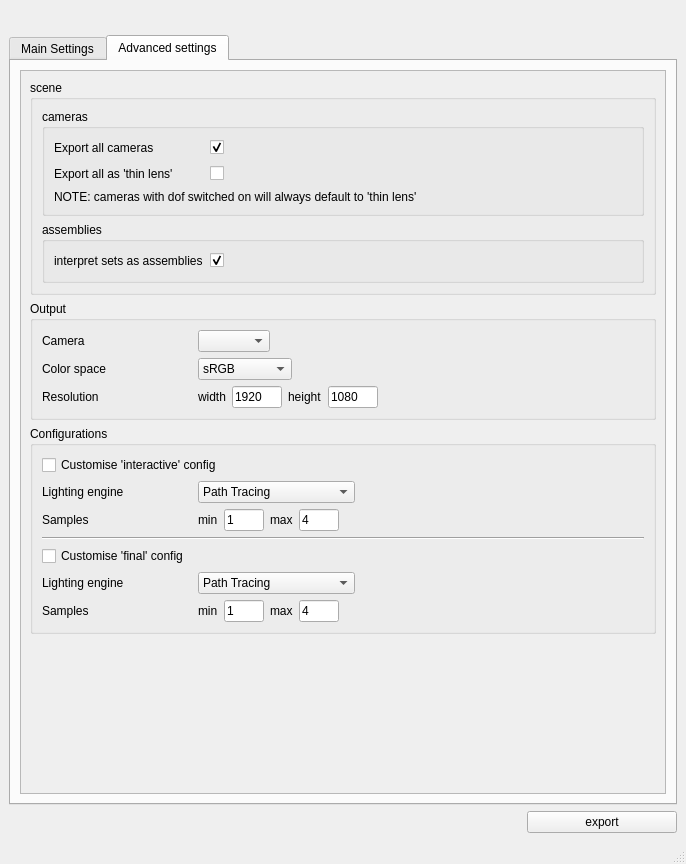
<?xml version="1.0" encoding="UTF-8"?>
<ui version="4.0">
 <class>m2sDial</class>
 <widget class="QMainWindow" name="m2sDial">
  <property name="geometry">
   <rect>
    <x>0</x>
    <y>0</y>
    <width>686</width>
    <height>864</height>
   </rect>
  </property>
  <property name="sizePolicy">
   <sizepolicy hsizetype="Minimum" vsizetype="Minimum">
    <horstretch>0</horstretch>
    <verstretch>0</verstretch>
   </sizepolicy>
  </property>
  <property name="minimumSize">
   <size>
    <width>0</width>
    <height>0</height>
   </size>
  </property>
  <property name="maximumSize">
   <size>
    <width>99999</width>
    <height>99999</height>
   </size>
  </property>
  <property name="windowTitle">
   <string>Maya to Appleseed exporter</string>
  </property>
  <property name="autoFillBackground">
   <bool>true</bool>
  </property>
  <widget class="QWidget" name="centralwidget">
   <layout class="QVBoxLayout" name="verticalLayout_3">
    <item>
     <layout class="QHBoxLayout" name="mayaToAppleseed_horizontalLayout_5">
      <item>
       <spacer name="horizontalSpacer_2">
        <property name="orientation">
         <enum>Qt::Horizontal</enum>
        </property>
        <property name="sizeHint" stdset="0">
         <size>
          <width>40</width>
          <height>20</height>
         </size>
        </property>
       </spacer>
      </item>
      <item>
       <widget class="QLabel" name="label_3">
        <property name="text">
         <string/>
        </property>
        <property name="pixmap">
         <pixmap>mayaToAppleseedGraphic.png</pixmap>
        </property>
        <property name="scaledContents">
         <bool>false</bool>
        </property>
       </widget>
      </item>
      <item>
       <spacer name="horizontalSpacer_3">
        <property name="orientation">
         <enum>Qt::Horizontal</enum>
        </property>
        <property name="sizeHint" stdset="0">
         <size>
          <width>40</width>
          <height>20</height>
         </size>
        </property>
       </spacer>
      </item>
     </layout>
    </item>
    <item>
     <widget class="QTabWidget" name="tabWidget">
      <property name="currentIndex">
       <number>1</number>
      </property>
      <property name="elideMode">
       <enum>Qt::ElideLeft</enum>
      </property>
      <property name="usesScrollButtons">
       <bool>false</bool>
      </property>
      <property name="documentMode">
       <bool>false</bool>
      </property>
      <property name="tabsClosable">
       <bool>false</bool>
      </property>
      <widget class="QWidget" name="tab_3">
       <attribute name="title">
        <string>Main Settings</string>
       </attribute>
       <layout class="QVBoxLayout" name="verticalLayout_5">
        <item>
         <layout class="QHBoxLayout" name="horizontalLayout_6">
          <item>
           <widget class="QLabel" name="label_4">
            <property name="minimumSize">
             <size>
              <width>150</width>
              <height>0</height>
             </size>
            </property>
            <property name="text">
             <string>output options</string>
            </property>
           </widget>
          </item>
          <item>
           <widget class="QCheckBox" name="checkBox_3">
            <property name="text">
             <string>cameras</string>
            </property>
            <property name="checked">
             <bool>true</bool>
            </property>
           </widget>
          </item>
          <item>
           <widget class="QCheckBox" name="checkBox_2">
            <property name="text">
             <string>lights</string>
            </property>
            <property name="checked">
             <bool>true</bool>
            </property>
           </widget>
          </item>
          <item>
           <widget class="QCheckBox" name="checkBox">
            <property name="text">
             <string>geometry</string>
            </property>
            <property name="checked">
             <bool>true</bool>
            </property>
           </widget>
          </item>
          <item>
           <widget class="QCheckBox" name="checkBox_4">
            <property name="text">
             <string>textures</string>
            </property>
            <property name="checked">
             <bool>true</bool>
            </property>
           </widget>
          </item>
          <item>
           <spacer name="horizontalSpacer_4">
            <property name="orientation">
             <enum>Qt::Horizontal</enum>
            </property>
            <property name="sizeHint" stdset="0">
             <size>
              <width>40</width>
              <height>20</height>
             </size>
            </property>
           </spacer>
          </item>
         </layout>
        </item>
        <item>
         <layout class="QHBoxLayout" name="horizontalLayout_4">
          <item>
           <widget class="QLabel" name="label_2">
            <property name="minimumSize">
             <size>
              <width>150</width>
              <height>0</height>
             </size>
            </property>
            <property name="text">
             <string>output directory</string>
            </property>
           </widget>
          </item>
          <item>
           <widget class="QLineEdit" name="m2s_outputDir">
            <property name="text">
             <string>/projects</string>
            </property>
           </widget>
          </item>
          <item>
           <widget class="QPushButton" name="pushButton_2">
            <property name="minimumSize">
             <size>
              <width>150</width>
              <height>0</height>
             </size>
            </property>
            <property name="text">
             <string>choose directory</string>
            </property>
            <property name="+command" stdset="0">
             <string>&quot;mayaToAppleseed.getDir(\'m2s_outputDir\')&quot;</string>
            </property>
           </widget>
          </item>
         </layout>
        </item>
        <item>
         <layout class="QHBoxLayout" name="horizontalLayout_2">
          <item>
           <widget class="QLabel" name="label">
            <property name="minimumSize">
             <size>
              <width>150</width>
              <height>0</height>
             </size>
            </property>
            <property name="text">
             <string>file name</string>
            </property>
           </widget>
          </item>
          <item>
           <widget class="QLineEdit" name="m2s_fileName">
            <property name="text">
             <string>mayaScene.appleseed</string>
            </property>
           </widget>
          </item>
         </layout>
        </item>
        <item>
         <spacer name="verticalSpacer_2">
          <property name="orientation">
           <enum>Qt::Vertical</enum>
          </property>
          <property name="sizeHint" stdset="0">
           <size>
            <width>20</width>
            <height>40</height>
           </size>
          </property>
         </spacer>
        </item>
       </layout>
      </widget>
      <widget class="QWidget" name="tab_4">
       <attribute name="title">
        <string>Advanced settings</string>
       </attribute>
       <layout class="QVBoxLayout" name="verticalLayout_6">
        <item>
         <widget class="QScrollArea" name="scrollArea">
          <property name="widgetResizable">
           <bool>true</bool>
          </property>
          <widget class="QWidget" name="scrollAreaWidgetContents">
           <property name="geometry">
            <rect>
             <x>0</x>
             <y>0</y>
             <width>599</width>
             <height>663</height>
            </rect>
           </property>
           <layout class="QVBoxLayout" name="verticalLayout_7">
            <item>
             <widget class="QGroupBox" name="groupBox_3">
              <property name="title">
               <string>scene</string>
              </property>
              <layout class="QVBoxLayout" name="verticalLayout_8">
               <item>
                <widget class="QGroupBox" name="groupBox_4">
                 <property name="title">
                  <string>cameras</string>
                 </property>
                 <layout class="QVBoxLayout" name="verticalLayout_9">
                  <item>
                   <layout class="QHBoxLayout" name="horizontalLayout_17">
                    <item>
                     <widget class="QLabel" name="label_28">
                      <property name="minimumSize">
                       <size>
                        <width>150</width>
                        <height>0</height>
                       </size>
                      </property>
                      <property name="maximumSize">
                       <size>
                        <width>150</width>
                        <height>16777215</height>
                       </size>
                      </property>
                      <property name="text">
                       <string>Export all cameras</string>
                      </property>
                     </widget>
                    </item>
                    <item>
                     <widget class="QCheckBox" name="m2s_sceneCameraExportAllCameras">
                      <property name="text">
                       <string/>
                      </property>
                      <property name="checked">
                       <bool>true</bool>
                      </property>
                     </widget>
                    </item>
                    <item>
                     <spacer name="horizontalSpacer_15">
                      <property name="orientation">
                       <enum>Qt::Horizontal</enum>
                      </property>
                      <property name="sizeHint" stdset="0">
                       <size>
                        <width>40</width>
                        <height>20</height>
                       </size>
                      </property>
                     </spacer>
                    </item>
                   </layout>
                  </item>
                  <item>
                   <layout class="QHBoxLayout" name="horizontalLayout_11">
                    <item>
                     <widget class="QLabel" name="label_15">
                      <property name="minimumSize">
                       <size>
                        <width>150</width>
                        <height>0</height>
                       </size>
                      </property>
                      <property name="maximumSize">
                       <size>
                        <width>9999</width>
                        <height>16777215</height>
                       </size>
                      </property>
                      <property name="text">
                       <string>Export all as 'thin lens'</string>
                      </property>
                     </widget>
                    </item>
                    <item>
                     <widget class="QCheckBox" name="m2s_sceneCameraDefaultThinLens">
                      <property name="text">
                       <string/>
                      </property>
                      <property name="checked">
                       <bool>false</bool>
                      </property>
                     </widget>
                    </item>
                    <item>
                     <spacer name="horizontalSpacer_14">
                      <property name="orientation">
                       <enum>Qt::Horizontal</enum>
                      </property>
                      <property name="sizeHint" stdset="0">
                       <size>
                        <width>40</width>
                        <height>20</height>
                       </size>
                      </property>
                     </spacer>
                    </item>
                   </layout>
                  </item>
                  <item>
                   <widget class="QLabel" name="label_27">
                    <property name="text">
                     <string>NOTE: cameras with dof switched on will always default to 'thin lens'</string>
                    </property>
                   </widget>
                  </item>
                 </layout>
                </widget>
               </item>
               <item>
                <widget class="QGroupBox" name="groupBox_6">
                 <property name="title">
                  <string>assemblies</string>
                 </property>
                 <layout class="QVBoxLayout" name="verticalLayout_10">
                  <item>
                   <layout class="QHBoxLayout" name="horizontalLayout_18">
                    <item>
                     <widget class="QLabel" name="label_29">
                      <property name="minimumSize">
                       <size>
                        <width>150</width>
                        <height>0</height>
                       </size>
                      </property>
                      <property name="maximumSize">
                       <size>
                        <width>99999</width>
                        <height>16777215</height>
                       </size>
                      </property>
                      <property name="text">
                       <string>interpret sets as assemblies</string>
                      </property>
                     </widget>
                    </item>
                    <item>
                     <widget class="QCheckBox" name="m2s_sceneCameraExportAllCameras_2">
                      <property name="text">
                       <string/>
                      </property>
                      <property name="checked">
                       <bool>true</bool>
                      </property>
                     </widget>
                    </item>
                    <item>
                     <spacer name="horizontalSpacer_16">
                      <property name="orientation">
                       <enum>Qt::Horizontal</enum>
                      </property>
                      <property name="sizeHint" stdset="0">
                       <size>
                        <width>40</width>
                        <height>20</height>
                       </size>
                      </property>
                     </spacer>
                    </item>
                   </layout>
                  </item>
                 </layout>
                </widget>
               </item>
              </layout>
             </widget>
            </item>
            <item>
             <widget class="QGroupBox" name="groupBox_2">
              <property name="title">
               <string>Output</string>
              </property>
              <layout class="QVBoxLayout" name="verticalLayout_2">
               <item>
                <layout class="QHBoxLayout" name="horizontalLayout_5">
                 <item>
                  <widget class="QLabel" name="label_5">
                   <property name="minimumSize">
                    <size>
                     <width>150</width>
                     <height>0</height>
                    </size>
                   </property>
                   <property name="maximumSize">
                    <size>
                     <width>150</width>
                     <height>16777215</height>
                    </size>
                   </property>
                   <property name="text">
                    <string>Camera</string>
                   </property>
                  </widget>
                 </item>
                 <item>
                  <widget class="QComboBox" name="m2s_outputCamera"/>
                 </item>
                 <item>
                  <spacer name="horizontalSpacer_5">
                   <property name="orientation">
                    <enum>Qt::Horizontal</enum>
                   </property>
                   <property name="sizeHint" stdset="0">
                    <size>
                     <width>40</width>
                     <height>20</height>
                    </size>
                   </property>
                  </spacer>
                 </item>
                </layout>
               </item>
               <item>
                <layout class="QHBoxLayout" name="horizontalLayout_8">
                 <item>
                  <widget class="QLabel" name="label_10">
                   <property name="minimumSize">
                    <size>
                     <width>150</width>
                     <height>0</height>
                    </size>
                   </property>
                   <property name="maximumSize">
                    <size>
                     <width>150</width>
                     <height>16777215</height>
                    </size>
                   </property>
                   <property name="text">
                    <string>Color space</string>
                   </property>
                  </widget>
                 </item>
                 <item>
                  <widget class="QComboBox" name="m2s_outputColorSpace">
                   <item>
                    <property name="text">
                     <string>sRGB</string>
                    </property>
                   </item>
                   <item>
                    <property name="text">
                     <string>Linear RGB</string>
                    </property>
                   </item>
                   <item>
                    <property name="text">
                     <string>Spectral</string>
                    </property>
                   </item>
                   <item>
                    <property name="text">
                     <string>CIE XYZ</string>
                    </property>
                   </item>
                  </widget>
                 </item>
                 <item>
                  <spacer name="horizontalSpacer_11">
                   <property name="orientation">
                    <enum>Qt::Horizontal</enum>
                   </property>
                   <property name="sizeHint" stdset="0">
                    <size>
                     <width>40</width>
                     <height>20</height>
                    </size>
                   </property>
                  </spacer>
                 </item>
                </layout>
               </item>
               <item>
                <layout class="QHBoxLayout" name="horizontalLayout_16">
                 <item>
                  <widget class="QLabel" name="label_24">
                   <property name="minimumSize">
                    <size>
                     <width>150</width>
                     <height>0</height>
                    </size>
                   </property>
                   <property name="text">
                    <string>Resolution</string>
                   </property>
                  </widget>
                 </item>
                 <item>
                  <widget class="QLabel" name="label_25">
                   <property name="text">
                    <string>width</string>
                   </property>
                  </widget>
                 </item>
                 <item>
                  <widget class="QLineEdit" name="m2s_outputResWidth">
                   <property name="minimumSize">
                    <size>
                     <width>50</width>
                     <height>0</height>
                    </size>
                   </property>
                   <property name="maximumSize">
                    <size>
                     <width>40</width>
                     <height>16777215</height>
                    </size>
                   </property>
                   <property name="inputMethodHints">
                    <set>Qt::ImhNone</set>
                   </property>
                   <property name="inputMask">
                    <string/>
                   </property>
                   <property name="text">
                    <string>1920</string>
                   </property>
                  </widget>
                 </item>
                 <item>
                  <widget class="QLabel" name="label_26">
                   <property name="text">
                    <string>height</string>
                   </property>
                  </widget>
                 </item>
                 <item>
                  <widget class="QLineEdit" name="m2s_outputResHeight">
                   <property name="minimumSize">
                    <size>
                     <width>50</width>
                     <height>0</height>
                    </size>
                   </property>
                   <property name="maximumSize">
                    <size>
                     <width>40</width>
                     <height>16777215</height>
                    </size>
                   </property>
                   <property name="text">
                    <string>1080</string>
                   </property>
                  </widget>
                 </item>
                 <item>
                  <spacer name="horizontalSpacer_10">
                   <property name="orientation">
                    <enum>Qt::Horizontal</enum>
                   </property>
                   <property name="sizeHint" stdset="0">
                    <size>
                     <width>40</width>
                     <height>20</height>
                    </size>
                   </property>
                  </spacer>
                 </item>
                </layout>
               </item>
              </layout>
             </widget>
            </item>
            <item>
             <widget class="QGroupBox" name="groupBox">
              <property name="title">
               <string>Configurations</string>
              </property>
              <layout class="QVBoxLayout" name="verticalLayout">
               <item>
                <widget class="QCheckBox" name="m2s_customInteractiveConfigCheck">
                 <property name="minimumSize">
                  <size>
                   <width>150</width>
                   <height>0</height>
                  </size>
                 </property>
                 <property name="text">
                  <string>Customise 'interactive' config</string>
                 </property>
                </widget>
               </item>
               <item>
                <layout class="QHBoxLayout" name="horizontalLayout">
                 <item>
                  <widget class="QLabel" name="label_6">
                   <property name="minimumSize">
                    <size>
                     <width>150</width>
                     <height>0</height>
                    </size>
                   </property>
                   <property name="maximumSize">
                    <size>
                     <width>150</width>
                     <height>16777215</height>
                    </size>
                   </property>
                   <property name="text">
                    <string>Lighting engine</string>
                   </property>
                  </widget>
                 </item>
                 <item>
                  <widget class="QComboBox" name="m2s_customInteractiveConfigEngine">
                   <item>
                    <property name="text">
                     <string>Path Tracing</string>
                    </property>
                   </item>
                   <item>
                    <property name="text">
                     <string>Distributed Ray Tracing</string>
                    </property>
                   </item>
                  </widget>
                 </item>
                 <item>
                  <spacer name="horizontalSpacer_12">
                   <property name="orientation">
                    <enum>Qt::Horizontal</enum>
                   </property>
                   <property name="sizeHint" stdset="0">
                    <size>
                     <width>40</width>
                     <height>20</height>
                    </size>
                   </property>
                  </spacer>
                 </item>
                </layout>
               </item>
               <item>
                <layout class="QHBoxLayout" name="horizontalLayout_7">
                 <item>
                  <widget class="QLabel" name="label_7">
                   <property name="minimumSize">
                    <size>
                     <width>150</width>
                     <height>0</height>
                    </size>
                   </property>
                   <property name="text">
                    <string>Samples</string>
                   </property>
                  </widget>
                 </item>
                 <item>
                  <widget class="QLabel" name="label_9">
                   <property name="text">
                    <string>min</string>
                   </property>
                  </widget>
                 </item>
                 <item>
                  <widget class="QLineEdit" name="m2s_customInteractiveConfigMinSamples">
                   <property name="minimumSize">
                    <size>
                     <width>40</width>
                     <height>0</height>
                    </size>
                   </property>
                   <property name="maximumSize">
                    <size>
                     <width>40</width>
                     <height>16777215</height>
                    </size>
                   </property>
                   <property name="inputMethodHints">
                    <set>Qt::ImhNone</set>
                   </property>
                   <property name="inputMask">
                    <string/>
                   </property>
                   <property name="text">
                    <string>1</string>
                   </property>
                  </widget>
                 </item>
                 <item>
                  <widget class="QLabel" name="label_8">
                   <property name="text">
                    <string>max</string>
                   </property>
                  </widget>
                 </item>
                 <item>
                  <widget class="QLineEdit" name="m2s_customInteractiveConfigMaxSamples">
                   <property name="minimumSize">
                    <size>
                     <width>40</width>
                     <height>0</height>
                    </size>
                   </property>
                   <property name="maximumSize">
                    <size>
                     <width>40</width>
                     <height>16777215</height>
                    </size>
                   </property>
                   <property name="text">
                    <string>4</string>
                   </property>
                  </widget>
                 </item>
                 <item>
                  <spacer name="horizontalSpacer_6">
                   <property name="orientation">
                    <enum>Qt::Horizontal</enum>
                   </property>
                   <property name="sizeHint" stdset="0">
                    <size>
                     <width>40</width>
                     <height>20</height>
                    </size>
                   </property>
                  </spacer>
                 </item>
                </layout>
               </item>
               <item>
                <widget class="Line" name="line">
                 <property name="orientation">
                  <enum>Qt::Horizontal</enum>
                 </property>
                </widget>
               </item>
               <item>
                <widget class="QCheckBox" name="m2s_customFinalConfigCheck">
                 <property name="text">
                  <string>Customise 'final' config</string>
                 </property>
                </widget>
               </item>
               <item>
                <layout class="QHBoxLayout" name="horizontalLayout_9">
                 <item>
                  <widget class="QLabel" name="label_11">
                   <property name="minimumSize">
                    <size>
                     <width>150</width>
                     <height>0</height>
                    </size>
                   </property>
                   <property name="maximumSize">
                    <size>
                     <width>150</width>
                     <height>16777215</height>
                    </size>
                   </property>
                   <property name="text">
                    <string>Lighting engine</string>
                   </property>
                  </widget>
                 </item>
                 <item>
                  <widget class="QComboBox" name="m2s_customFinalConfigEngine">
                   <item>
                    <property name="text">
                     <string>Path Tracing</string>
                    </property>
                   </item>
                   <item>
                    <property name="text">
                     <string>Distributed Ray Tracing</string>
                    </property>
                   </item>
                  </widget>
                 </item>
                 <item>
                  <spacer name="horizontalSpacer_13">
                   <property name="orientation">
                    <enum>Qt::Horizontal</enum>
                   </property>
                   <property name="sizeHint" stdset="0">
                    <size>
                     <width>40</width>
                     <height>20</height>
                    </size>
                   </property>
                  </spacer>
                 </item>
                </layout>
               </item>
               <item>
                <layout class="QHBoxLayout" name="horizontalLayout_10">
                 <item>
                  <widget class="QLabel" name="label_12">
                   <property name="minimumSize">
                    <size>
                     <width>150</width>
                     <height>0</height>
                    </size>
                   </property>
                   <property name="text">
                    <string>Samples</string>
                   </property>
                  </widget>
                 </item>
                 <item>
                  <widget class="QLabel" name="label_13">
                   <property name="text">
                    <string>min</string>
                   </property>
                  </widget>
                 </item>
                 <item>
                  <widget class="QLineEdit" name="m2s_customFinalConfigMinSamples">
                   <property name="minimumSize">
                    <size>
                     <width>40</width>
                     <height>0</height>
                    </size>
                   </property>
                   <property name="maximumSize">
                    <size>
                     <width>40</width>
                     <height>16777215</height>
                    </size>
                   </property>
                   <property name="inputMethodHints">
                    <set>Qt::ImhNone</set>
                   </property>
                   <property name="inputMask">
                    <string/>
                   </property>
                   <property name="text">
                    <string>1</string>
                   </property>
                  </widget>
                 </item>
                 <item>
                  <widget class="QLabel" name="label_14">
                   <property name="text">
                    <string>max</string>
                   </property>
                  </widget>
                 </item>
                 <item>
                  <widget class="QLineEdit" name="m2s_customFinalConfigMaxSamples">
                   <property name="minimumSize">
                    <size>
                     <width>40</width>
                     <height>0</height>
                    </size>
                   </property>
                   <property name="maximumSize">
                    <size>
                     <width>40</width>
                     <height>16777215</height>
                    </size>
                   </property>
                   <property name="text">
                    <string>4</string>
                   </property>
                  </widget>
                 </item>
                 <item>
                  <spacer name="horizontalSpacer_7">
                   <property name="orientation">
                    <enum>Qt::Horizontal</enum>
                   </property>
                   <property name="sizeHint" stdset="0">
                    <size>
                     <width>40</width>
                     <height>20</height>
                    </size>
                   </property>
                  </spacer>
                 </item>
                </layout>
               </item>
              </layout>
             </widget>
            </item>
            <item>
             <spacer name="verticalSpacer">
              <property name="orientation">
               <enum>Qt::Vertical</enum>
              </property>
              <property name="sizeHint" stdset="0">
               <size>
                <width>20</width>
                <height>40</height>
               </size>
              </property>
             </spacer>
            </item>
           </layout>
          </widget>
         </widget>
        </item>
       </layout>
      </widget>
     </widget>
    </item>
    <item>
     <layout class="QHBoxLayout" name="horizontalLayout_3">
      <item>
       <spacer name="horizontalSpacer">
        <property name="orientation">
         <enum>Qt::Horizontal</enum>
        </property>
        <property name="sizeHint" stdset="0">
         <size>
          <width>40</width>
          <height>20</height>
         </size>
        </property>
       </spacer>
      </item>
      <item>
       <widget class="QPushButton" name="mayaToAppleseed_export">
        <property name="minimumSize">
         <size>
          <width>150</width>
          <height>0</height>
         </size>
        </property>
        <property name="text">
         <string>export</string>
        </property>
        <property name="+command" stdset="0">
         <string>&quot;mayaToAppleseed.export()&quot;</string>
        </property>
       </widget>
      </item>
     </layout>
    </item>
   </layout>
  </widget>
  <widget class="QStatusBar" name="statusbar"/>
 </widget>
 <resources>
  <include location="resources.qrc"/>
 </resources>
 <connections/>
</ui>
